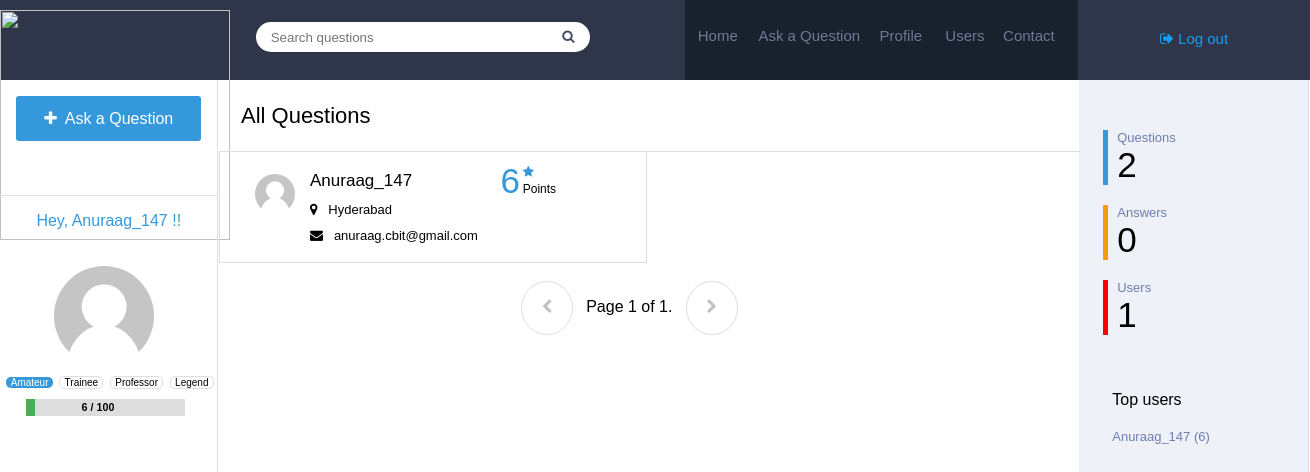
Page /users (signed in) on the committed database.
### Main/models.py (models this page shows, shortened)
class Profile(models.Model):
	user=models.ForeignKey(settings.AUTH_USER_MODEL,on_delete=models.CASCADE)
	image=models.ImageField(upload_to=upload_location,null=True,blank=True,)
	location=models.TextField(default="Not mentioned")
	points=models.IntegerField(default=0)
	questions=models.IntegerField(default=0)
	answers=models.IntegerField(default=0)

### Main/views.py (the view)
# urls.py: url(r'^users$',views.User_list, name='user'),
def User_list(request):
  top = Profile.objects.all().order_by("-points")[:min(Profile.objects.count(),5)]
  if request.user.is_authenticated:
    profile = get_object_or_404(Profile,user=request.user)
    if profile.points < 100:
      val = str(profile.points)+" / 100"
      percent = float(profile.points)/100*100
    elif profile.points < 1000:
      val = str(profile.points)+" / 1000"
      percent = float(profile.points)/1000*100
    elif profile.points < 2000:
      val = str(profile.points)+" / 2000"
      percent = float(profile.points)/2000*100
    else:
      val = str(profile.points)
      percent = 100
  else:
    profile = get_object_or_404(Profile,id=1)
    val = ""
    percent = 100
  queryset_list=Profile.objects.all().order_by("user__username")
  query=request.GET.get('q')
  if query:
    queryset_list=queryset_list.filter(
    Q(location__icontains=query)|
    Q(user__username__icontains=query)
    ).distinct()
  paginator = Paginator(queryset_list, 10)
  page = request.GET.get('page')
  username='Login'
  if User.is_active:
    username = User.username
  try:
    queryset = paginator.page(page)
  except PageNotAnInteger:
    queryset = paginator.page(1)
  except EmptyPage:
    queryset = paginator.page(paginator.num_pages)
  context={
    "object_list":queryset,
    "page":"page",
    "username":username,
    "profile":profile,
    "val":val,
    "percent":percent,"q":Question.objects.count(),"a":Answer.objects.count(),"u":Profile.objects.count(),"top":top
  }
  return render(request,"user.html",context)

### templates/user.html (shortened to what this page needs)
{% load staticfiles %}
<html>
<head>
<link rel='stylesheet' href='{% static "css/user.css" %}'>
<link rel="stylesheet" href="https://cdnjs.cloudflare.com/ajax/libs/font-awesome/4.7.0/css/font-awesome.min.css">
</head>
<body>
	<div class="navbar">
		<div class="logo">
		</div>
		<div class="search">
			<div style="margin-top: 22px; margin-left: 22.5%;">
			<form method='GET' action=''>
			<input type='text' name='q' placeholder='Search questions' value='{{request.GET.q }}' id="search1"/>
			<button type='submit' id="search2"><i class="fa fa-search" aria-hidden="true"></i></button>
			</form>
			</div>
		</div>
		<div class="navlinks">
			<h6><a href="{% url "home" %}">Home</a></h6> <h6 style="width: 30%;"><a href="{% url "create" %}">Ask a Question</a></h6> <h6><a href="{% url "profile" id=profile.id %}">Profile</a></h6> <h6><a href="{% url "user" %}">Users</a></h6> <h6><a>Contact</a></h6>
		</div>
		<div class="login" style="font-size: 15px;">
			{% if request.user.is_authenticated %}
			<p><a href="{% url "logout" %}"><i class="fa fa-sign-out" aria-hidden="true"></i> Log out</a></p>
			{% else %}
			<p><a href="{% url "login" %}"><i class="fa fa-sign-in" aria-hidden="true"></i> Log in / Register</a></p>
			{%endif %}
		</div>
	</div>
	<div class="main">
		<div class="links">
			<div id="ask-cont">
			<a href="{% url "create" %}" style="text-decoration: none;"><p class="ask"><i class="fa fa-plus" aria-hidden="true"></i>&nbsp Ask a Question</p></a>
			</div>
			{% if request.user.is_authenticated %}
			<p style="color: #3498db;text-align: center;">Hey, {{ request.user }} !!</p>
			{% if profile.image %}
			<img src='{{ profile.image.url }}' id="image1"/>
			{% else %}
			<img src='{% static "image/default_user.png" %}' id="image1"/>
			{% endif %}
			<div class="rank">
			<p style="background-color: #3498db; border:none;color: white">Amateur</p>
			<p >Trainee</p>
			<p >Professor</p>
			<p >Legend</p>
			<div id="myProgress">
				<h6 style="float: left;margin-left: 35%;margin-top: 2px;">{{ val }}</h6>
			  <div id="myBar" style="width: {{ percent }}%"></div>
			</div>
			</div>
			{% endif %}
		</div>
		<div class="content">
			<table style="width: 100%;border-spacing: 0px;min-height: 100%;">
				<tr>
			<td style="width:100%; float: left;">
				<div class="heading">
					<div class="tab">
						<p>All Questions</p>
					</div>
				</div>
			{% for obj in object_list %}
			<div class="question">
				<div class="left">
					{% if obj.image %}
					<img src='{{ obj.image.url }}' id="image"/>
					{% else %}
					<img src='{% static "image/default_user.png" %}' id="image"/>
					{% endif %}
					<div class="mid">
						<a href="{% url "profile" id=obj.id %}" style="color: black; text-decoration: none;"><p style="font-size: 17px;">{{ obj.user }}</p></a>
						<p><i class="fa fa-map-marker" aria-hidden="true"></i> &nbsp {{ obj.location }}</p>
						<p><i class="fa fa-envelope" aria-hidden="true"></i> &nbsp {{ obj.user.email }}</p>
					</div>
					<div class="rank1">
					<div style="display: inline-block;">
						<p style="border:none;font-size: 35px;margin: 0px;color:#3498db">{{ obj.points }}</p>
					</div><div style="display: inline-block;margin-left: 2%;">
						<p style="border:none;font-size: 12px;margin: 0px;color:#3498db"><i class="fa fa-star" aria-hidden="true"></i></p>
						<p style="border:none;font-size: 12px;margin: 0px;">Points</p>
					</div></div>
				</div>
			</div>
			{% endfor %}
			<br/><br/>
			<div class="page" style="width: 79%;">
				{% if object_list.has_previous %}
	            <a href="?page={{ object_list.previous_page_number }} & q={{ request.GET.q }}"><i class="fa fa-chevron-left" aria-hidden="true" style="background-color: #1abc9c;color: white; border:none;"></i></a>
	            {% else %}
	            <a><i class="fa fa-chevron-left" aria-hidden="true"></i></a>
	        	{% endif %}
	        	<span class="current">
	            &nbsp Page {{ object_list.number }} of {{ object_list.paginator.num_pages }}. &nbsp
	        	</span>
	        	{% if object_list.has_next %}
	            <a href="?page={{ object_list.next_page_number }} & q={{ request.GET.q }}" ><i class="fa fa-chevron-right " aria-hidden="true" style="background-color: #1abc9c;color: white; border:none;"></i></a>
	            {% else %}
	            <a><i class="fa fa-chevron-right " aria-hidden="true"></i></a>
	        	{% endif %}
	        </div>
			</td>
			<td class="stats" style="padding-top: 30px;vertical-align: top;">
				<div class="bor" style="border-left-color: #3498db">
					<p class="stat_q">Questions</p>
					<p class="stat_a">{{ q }}</p>
				</div>
				<div class="bor" style="border-left-color: #f39c12;">
					<p class="stat_q">Answers</p>
					<p class="stat_a">{{ a }}</p>
				</div>
				<div class="bor" style="border-left-color: red;">
					<p class="stat_q">Users</p>
					<p class="stat_a">{{ u }}</p>
				</div>
				<div class="bor" style="border:none; padding-top: 40px;">
					<p>Top users</p>
					{% for obj in top %}
					<p class="stat_q"><a  href="{% url "profile" id=obj.id %}" style="color: #6f7daf;text-decoration: none;">{{ obj.user }} ({{obj.points}})</a></p>
					{% endfor %}
				</div>
			</td>
		</tr>
		</table>
		</div>
	</div>
</body>
</html>

### static/css/user.css (style rules this page uses)
body { min-width: 1300px; margin: 0px; font-family: sans-serif; }
.navbar { width: 100%; background-color: #2f364a; height:80px; }
.logo { float: left; width:10%; height:100%; }
.search { float: left; height: 100%; width: 42.3%; }
#search1 { float: left; border:none; border-top-left-radius: 50px; border-bottom-left-radius: 50px; height:30px; width:70%; margin-right: 0px; padding-left: 15px; }
#search2 { margin-left: 0px; border:none; border-top-right-radius: 50px; border-bottom-right-radius: 50px; height:30px; margin-right: 0px; background-color: white; padding-right: 15px; color:#444c63; }
.navlinks { float: left; width:30%; background-color: #19202e; height:100%; }
.navlinks h6 { margin-top:27px; float: left; width:16%; text-align: center; margin-left: 0.3%; }
.navlinks h6 a { text-decoration: none; color: #6f7992; font-weight: normal; font-size:15px; }
.login { float: left; height: 100%; width: 17.7%; text-align: center; }
.login p { margin-top: 30px; }
.login a { text-decoration: none; color: #169ef2; }
.main { width: 100%; }
.links { float: left; top:80px; height: 100%; width:16.6%; }
.ask { margin-left: 7.5%; width:85%; height: 31px; border-style: none; border-radius: 3px; background-color: #3498db; color: white; padding-top: 14px; text-align: center; }
#ask-cont { border-bottom-style: solid; border-bottom-color: #dadfea; border-bottom-width: 1px; height:99px; }
.content { float: left; width: 83.2%; border-right-style: solid; border-right-color: #dadfea; border-right-width: 1px; border-left-style: solid; border-left-color: #dadfea; border-left-width: 1px; height: auto; }
.heading { padding-left: 2.5%; font-size: 22px; border-bottom-style: solid; border-bottom-color: #dadfea; border-bottom-width: 1px; margin-bottom: -1px; }
.stats { background-color: #eef1f7; width:21%; }
.question { border-style: solid; border-color: #dadfea; border-width: 1px; padding-left: 4%; padding-top: 7px; padding-right: 4%; padding-bottom: 7px; width:41.4%; display: inline-block; }
#image { width: 40px; height: 40px; border-radius: 50%; margin-bottom: 27px; display: inline-block; margin-top: 15px; }
#image1 { width: 100px; height: 100px; border-radius: 50%; margin-top: 20px; margin-left: 25%; }
.rank { margin-left: 2%; }
.rank p { margin-left: 1%; padding-left: 2%; padding-right: 2%; display: inline-block; font-size: 10px; border-style: solid; border-color: #dadfea; border-width: 1px; border-radius: 5px; }
#myProgress { margin-left: 10%; width: 75%; background-color: #ddd; }
#myBar { height: 17px; background-color: #4CAF50; text-align: center; line-height: 30px; color: white; }
.left { width: 100%; float: left; }
.page { width: 100%; float: left; margin-left: 35%; }
.page i { border-style: solid; border-width: 1px; border-color: #dadfea; border-radius: 50%; width:50px; height: 35px; text-align: center; padding-top:17px; font-size: 15px; font-weight: normal; color:#c1c1c1; }
.stat_q { font-size: 13px; margin-bottom: 0px; margin-top: 20px; color: #6f7daf; }
.stat_a { font-size: 35px; margin-top: 0px; margin-bottom: 0px; }
.bor { border-left-style: solid; border-left-width: 5px; padding-left: 4%; margin-left: 10%; }
.mid { display: inline-block; line-height: 10px; margin-left: 3%; vertical-align: top; overflow: hidden; width:50%; }
.mid p { font-size: 13px; }
.rank1 { width: 30%; margin-left: 2%; display: inline-block; vertical-align: top; margin-top: 0px; }
.rank1 p { width: 30%; margin-left: 1%; padding-left: 4%; padding-bottom: 2px; padding-top: 2px; padding-right: 4%; font-size: 15px; border-style: solid; border-color: #dadfea; border-width: 1px; border-radius: 5px; }

### rows in the picture
Profile: user "Anuraag_147", location "Hyderabad", user.email "anuraag.cbit@gmail.com", points "6"

### other values in the picture
{{ request.user }} "Anuraag_147"
{{ val }} "6 / 100"
{{ object_list.number }} "1"
{{ object_list.paginator.num_pages }} "1"
{{ q }} "2"
{{ a }} "0"
{{ u }} "1"
